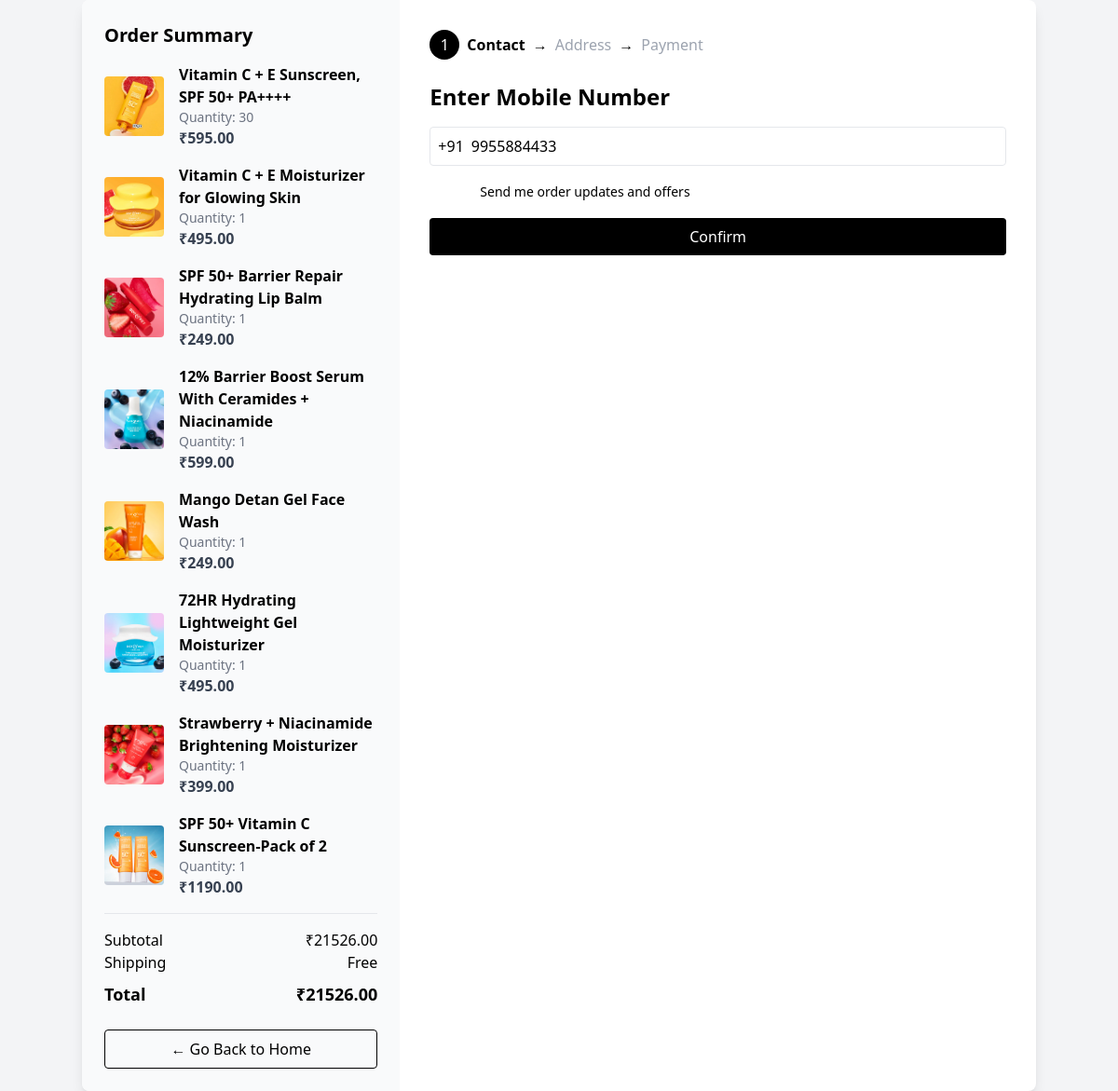
/cart/checkout/ (signed in), run on an earlier commit of the app's database.
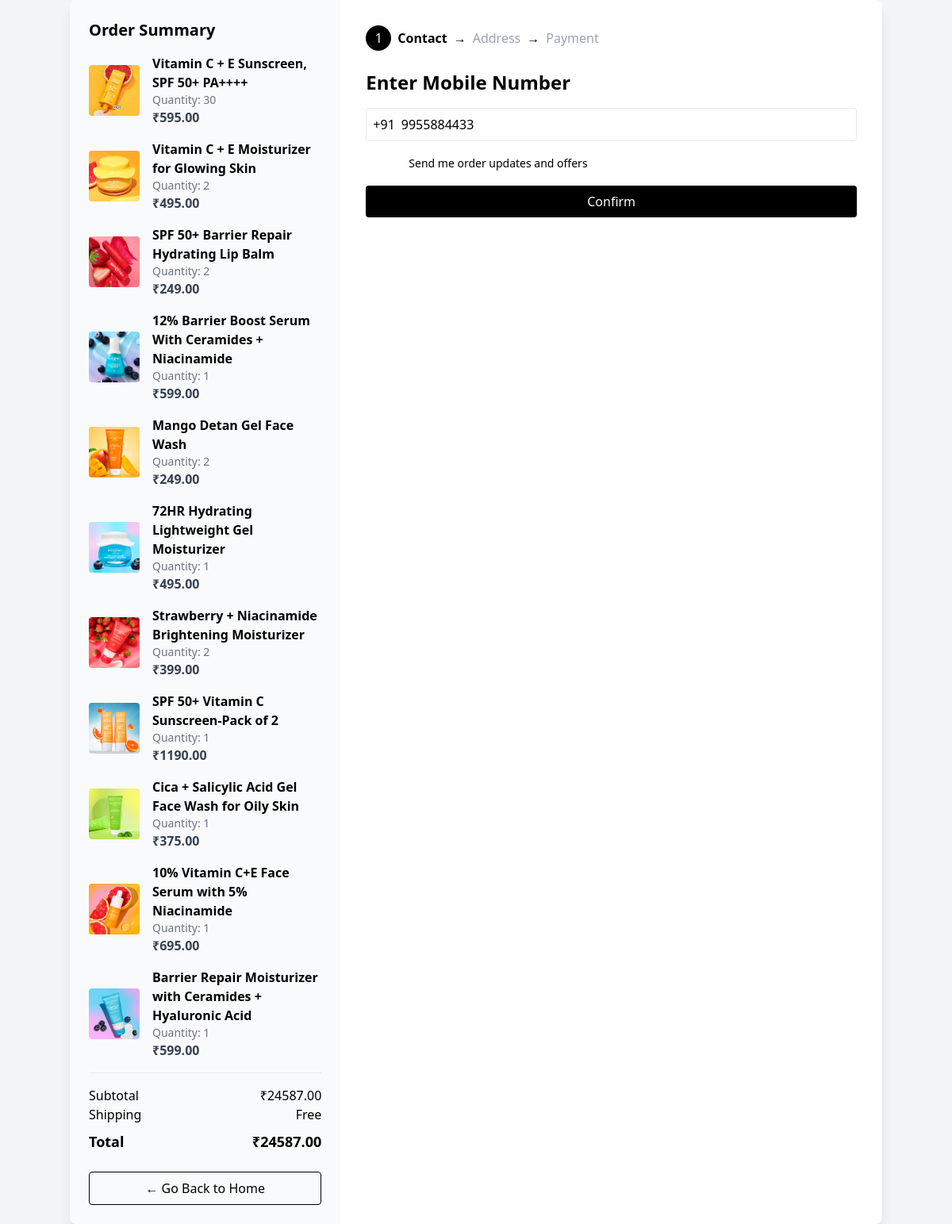
And on a later commit of the database.
### main/models.py (models this page shows, shortened)
class CartItem(models.Model):
    cart = models.ForeignKey(Cart, related_name='items', on_delete=models.CASCADE)
    product = models.ForeignKey(Product, on_delete=models.CASCADE)
    quantity = models.PositiveIntegerField(default=1)

class Product(models.Model):
    name =  models.CharField(max_length=100)
    price =  models.DecimalField(default=0,decimal_places=2,max_digits=6)
    category =  models.ForeignKey(Category, on_delete=models.CASCADE, default=1)
    description =  models.CharField(max_length=250,default=' ',blank=True, null=True)
    image = models.ImageField(upload_to='uploads/product/')
    tag=models.CharField(max_length=50)
    rating=models.DecimalField(default=0,decimal_places=2,max_digits=6)
    rating_next=models.DecimalField(default=0,decimal_places=2,max_digits=6)
    weight=models.CharField(max_length=50)
    is_sale = models.BooleanField(default=False)
    sale_percentage = models.DecimalField(default=0, decimal_places=2, max_digits=6)

class Profile(models.Model):
    user=models.OneToOneField(User, on_delete=models.CASCADE)
    date_modified = models.DateTimeField(User, auto_now=True)
    phone = models.CharField(max_length=20, blank=True)
    address1 = models.CharField(max_length=200, blank=True)
    address2 = models.CharField(max_length=200, blank=True)
    city = models.CharField(max_length=200, blank=True)
    state = models.CharField(max_length=200, blank=True)
    zipcode = models.CharField(max_length=200, blank=True)
    country = models.CharField(max_length=200, blank=True)
    old_cart = models.TextField(blank=True, null=True, default='{}')

### cart/views.py (the view, shortened to what this page needs)
# urls.py: path('checkout/', views.checkout, name='checkout'),
def checkout(request):
    profile = request.user.profile
    try:
        cart = Cart.objects.get(profile=profile, active=True)
        cart_items = cart.items.all()
    except Cart.DoesNotExist:
        cart = None
        cart_items = []
    total_price = sum(item.product.price * item.quantity for item in cart_items)
    amount_in_paisa = int(total_price * 100)  # Razorpay expects paisa
    step = request.session.get('checkout_step', 1)
    razorpay_order = None
    context = {
        'cart_items': cart_items,
        'total_price': total_price,
        'step': step,
        'profile': profile,
        'razorpay_key_id': settings.RAZORPAY_KEY_ID,
        'razorpay_order': razorpay_order,
    }
    return render(request, 'checkout.html', context)

### cart/templates/checkout.html (shortened to what this page needs)
{% load static %}
<!DOCTYPE html>
<html lang="en">
<head>
    <script src="https://cdn.tailwindcss.com"></script>
</head>
<body class="bg-gray-100 min-h-screen flex items-center justify-center">
    <div class="bg-white shadow-lg rounded-lg flex w-[90%] max-w-5xl overflow-hidden">
        <div class="w-1/3 bg-gray-50 p-6 flex flex-col justify-between">
            <div>
                <h2 class="text-xl font-semibold mb-4">Order Summary</h2>
                {% for item in cart_items %}
                <div class="flex items-center mb-4">
                    <img src="{{ item.product.image.url }}" alt="Product" class="w-16 h-16 mr-4 object-cover rounded">
                    <div>
                        <p class="font-semibold">{{ item.product.name }}</p>
                        <p class="text-gray-500 text-sm">Quantity: {{ item.quantity }}</p>
                        <p class="text-gray-700 font-semibold">₹{{ item.product.price }}</p>
                    </div>
                </div>
                {% endfor %}
                <div class="border-t pt-4 mt-4">
                    <div class="flex justify-between">
                        <span>Subtotal</span>
                        <span>₹{{ total_price }}</span>
                    </div>
                    <div class="flex justify-between">
                        <span>Shipping</span>
                        <span>Free</span>
                    </div>
                    <div class="flex justify-between font-bold text-lg mt-2">
                        <span>Total</span>
                        <span>₹{{ total_price }}</span>
                    </div>
                    <div class="mt-6">
                        <a href="{% url 'home' %}" class="inline-block text-center w-full border border-black text-black py-2 rounded hover:bg-black hover:text-white transition">
                            ← Go Back to Home
                        </a>
                    </div>
                </div>
            </div>
        </div>
        <div class="w-2/3 p-8">
            <div class="flex items-center mb-6 space-x-2">
                {% if step == 1 %}
                    <div class="w-8 h-8 rounded-full bg-black text-white flex items-center justify-center">1</div>
                    <span class="font-semibold">Contact</span>
                    <span>→</span>
                    <span class="text-gray-400">Address</span>
                    <span>→</span>
                    <span class="text-gray-400">Payment</span>
                {% endif %}
            </div>
            {% if step == 1 %}
            <div>
                <h2 class="text-2xl font-bold mb-4">Enter Mobile Number</h2>
                <form method="POST">
                    <div class="flex items-center border rounded p-2 mb-4">
                        <span class="mr-2">+91</span>
                        <input type="text" name="mobile_number" placeholder="Mobile Number" class="w-full focus:outline-none" value="{{ profile.phone }}">
                    </div>
                    <div class="flex items-center mb-4">
                        <input id="updates" name="updates" class="mr-2">
                        <label for="updates"class="text-sm" style="margin-left: -185px;">Send me order updates and offers</label>
                    </div>
                    <button type="submit" name="action" value="save_mobile" class="bg-black text-white w-full py-2 rounded flex items-center justify-center">
                        Confirm
                    </button>
                </form>
            </div>
    {% endif %}
        </div>
    </div>
</body>
</html>

What changed in the data, as far as the page shows it:
changed CartItem "Vitamin C + E Moisturizer for Glowing Skin": quantity "1" → "2"
changed CartItem "SPF 50+ Barrier Repair Hydrating Lip Balm": quantity "1" → "2"
changed CartItem "Mango Detan Gel Face Wash": quantity "1" → "2"
changed CartItem "Strawberry + Niacinamide Brightening Moisturizer": quantity "1" → "2"
added CartItem: product.image (picture), product.name "Cica + Salicylic Acid Gel Face Wash for Oily Skin", quantity "1", product.price "375.00"
added CartItem: product.image (picture), product.name "10% Vitamin C+E Face Serum with 5% Niacinamide", quantity "1", product.price "695.00"
added CartItem: product.image (picture), product.name "Barrier Repair Moisturizer with Ceramides + Hyaluronic Acid", quantity "1", product.price "599.00"
Also different on the page:
{{ total_price }}: "21526.00" → "24587.00"
